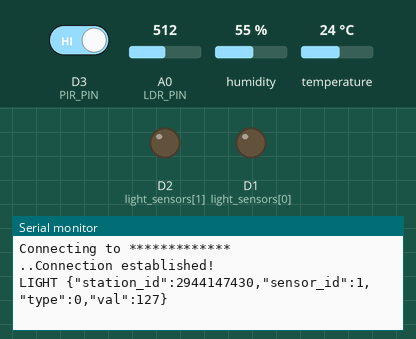
This program was run on a simulated ESP8266 (NodeMCU). On the bench: output pins drawn as LEDs (lit = HIGH), the last lines printed to the serial monitor. Inputs (shaded band) come from the test bench; at power-on: D3 (PIR_PIN) HIGH, A0 (LDR_PIN) = 512, humidity 55 %, temperature 24 °C. WiFi joins after 1.5 s; servers stay silent unless stated; uploads are accepted with an empty reply.

Above: at 3.2 s.
3.3 s: D3 (PIR_PIN) driven LOW
At 5.4 s:
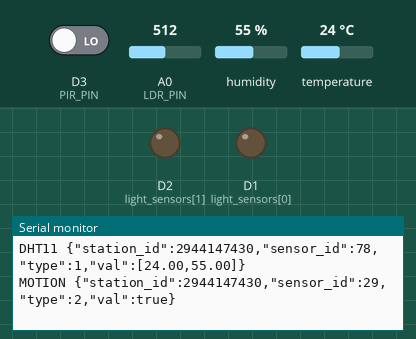
10.8 s: D3 (PIR_PIN) driven HIGH
At 15.1 s:
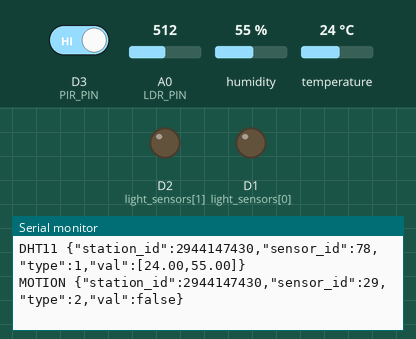

Measured:
- after the input at 3.3 s, the serial monitor: prints a new line after 1.2 s (image 1)
- after the input at 10.8 s, the serial monitor: prints a new line after 3.4 s (image 2)

The program:

main.cpp
```cpp
#include <Arduino.h>

#include <ESP8266WiFi.h>
#include <ESP8266HTTPClient.h>
#include <WiFiClient.h>

#include <DHT.h>

#define LIGHT_SENSORS 2
#define MOTION_SENSORS 1
#define DHT11_SENSORS 1

#define LDR_PIN A0
#define PIR_PIN D3
#define DHT_PIN D4

#define DHTTYPE DHT11

const uint32_t station_id = 0xaf7c1fe6; // Arbritrary number. Should make this randomly generated in the future. Could be stored in EEPROM.

const char* ssid = "*************";
const char* password = "**************";

const char* server_name = "***********************";

const uint8_t light_sensors[LIGHT_SENSORS] = {D1, D2};

uint8_t light_intensity;

DHT dht_sensor(DHT_PIN, DHTTYPE);

void setup()
{
	Serial.begin(9600);

	WiFi.mode(WIFI_STA);
	WiFi.begin(ssid, password);

	Serial.print("Connecting to "); Serial.println(ssid);

	while (WiFi.status() != WL_CONNECTED)
	{
		delay(1000);
		Serial.print(".");
	}

	Serial.println("Connection established!");

	for (auto &&pin : light_sensors)
	{
		pinMode(pin, OUTPUT);
		digitalWrite(pin, LOW);
	}

	pinMode(LDR_PIN, INPUT);

	dht_sensor.begin();

	pinMode(PIR_PIN, INPUT_PULLUP);

}

long unsigned int last_time = millis();
int pin = 0;

void loop()
{
	// Uses multiplexing to read the value of multiple sensors from just analog input pin
	// Delay added to avoid the  WiFi connection being lost due to overuse of A0
	if (millis() > (last_time + 1000))
	{
		if (pin >= LIGHT_SENSORS + MOTION_SENSORS + DHT11_SENSORS - 1)
		{
			pin = 0;
		}
		else
		{
			pin++;
		}

		if (pin < LIGHT_SENSORS)
		{
			digitalWrite(light_sensors[pin], HIGH);

			// The A0 pin returns a value from 0 to 1024 as a 10 bit number
			// Since the luminocity program shows it as a colour, only an 8 bit
			// number is required to show the light intensity is required
			light_intensity = (analogRead(LDR_PIN) / 4) - 1;

			digitalWrite(light_sensors[pin], LOW);


			String json_data =
				"{"
					"\"station_id\":" + String(station_id) + ","
					"\"sensor_id\":" + String(pin) + ","
					"\"type\":" + "0" + ","
					"\"val\":" + String(light_intensity) +
				"}";

			Serial.print("LIGHT "); Serial.print(json_data); Serial.print("\n");

			if (WiFi.status() == WL_CONNECTED)
			{
				WiFiClient client;
				HTTPClient http;

				http.begin(client, server_name);

				http.addHeader("Content-Type", "application/json");

				http.POST(json_data);
			}
		}
		else if (pin < LIGHT_SENSORS + DHT11_SENSORS)
		{
			String json_data =
				"{"
					"\"station_id\":" + String(station_id) + ","
					"\"sensor_id\":" + "78" + ","
					"\"type\":" + "1" + ","
					"\"val\":" + "[" + String(dht_sensor.readTemperature()) + ","
									 + String(dht_sensor.readHumidity()) +
								  "]"
				"}";

			Serial.print("DHT11 "); Serial.print(json_data); Serial.print("\n");

			if (WiFi.status() == WL_CONNECTED)
			{
				WiFiClient client;
				HTTPClient http;

				http.begin(client, server_name);

				http.addHeader("Content-Type", "application/json");

				http.POST(json_data);
			}
		}
		else if (pin < LIGHT_SENSORS + DHT11_SENSORS + MOTION_SENSORS)
		{

			String json_data =
				"{"
					"\"station_id\":" + String(station_id) + ","
					"\"sensor_id\":" + "29" + ","
					"\"type\":" + "2" + ","
					"\"val\":" + (digitalRead(PIR_PIN) == LOW ? "true" : "false") +
				"}";

			Serial.print("MOTION "); Serial.print(json_data); Serial.print("\n");

			if (WiFi.status() == WL_CONNECTED)
			{
				WiFiClient client;
				HTTPClient http;

				http.begin(client, server_name);

				http.addHeader("Content-Type", "application/json");

				http.POST(json_data);
			}
		}

		last_time = millis();
	}
}
```
